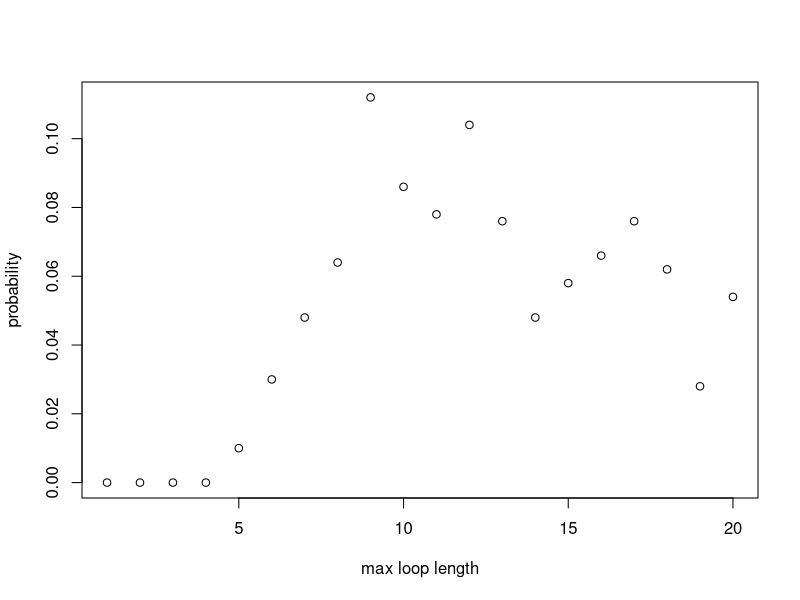

R code for this plot:
#calculate the probability of loop lengths 

dloop <- function(n, nreps) {
  all_loop_lengths <- c() #list to store the loop lengths generated by all simulations
  
  for (i in 1:nreps){ 
    #simulate the boxes nreps times 
    boxes <- sample(1 : (2*n), 2*n , replace=FALSE) 
    unopened_boxes <- 1:(2*n)
    new_loop_lengths <- c() #store the unique loop lengths in each simulation 
    
    while (length(unopened_boxes) > 2 ){ #while more than 2 boxes are still closed, indexing breaks down for smaller loops
      #pick the smallest number unopened box and store the value of the card inside 
      cards_picked <- boxes[unopened_boxes[1]]
      #pick your next box according to your last card and scan each closed loop
      for (b in 2:length(unopened_boxes)){ #max loop length is the number of closed boxes
        cards_picked <- c(cards_picked, boxes[cards_picked[b-1]])
      }#end for 
      #add your loop length to your list
      new_loop_lengths <- c(new_loop_lengths, length(unique(cards_picked))) 
      #remove the boxes opened 
      unopened_boxes <- setdiff(unopened_boxes,unique(cards_picked))
    } #end while 
    all_loop_lengths <- c(all_loop_lengths, max(new_loop_lengths))
    
  } #end for 
  #hist(loop_lengths)
  prob_vec_y <- tabulate(all_loop_lengths)/nreps
  x_axis <- 1:length(prob_vec_y)
  plot(x_axis, prob_vec_y, xlab = "max loop length", ylab = "probability")
  prob_less_n_loop = sum(prob_vec_y[1:n])
  cat("\n",   prob_less_n_loop, "\n")

  return(prob_vec_y)
}#end function


dloop(10, 500)


